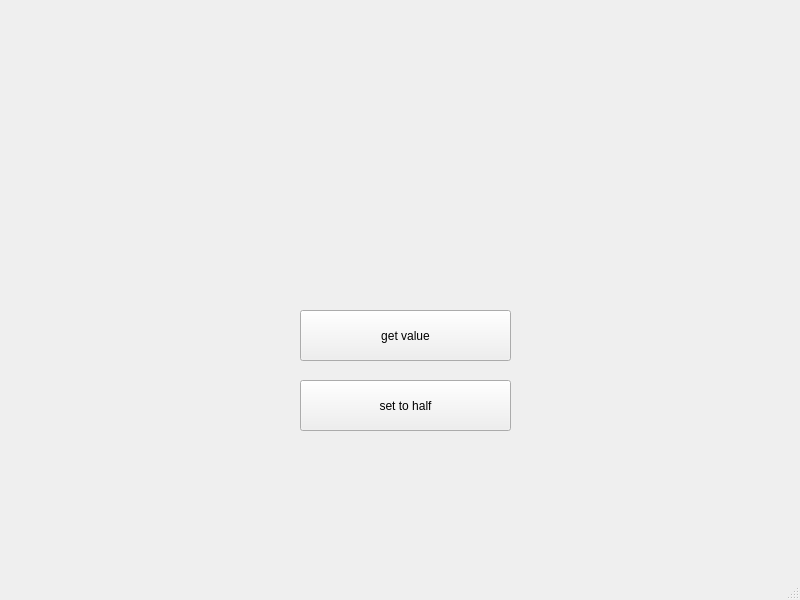
<?xml version="1.0" encoding="UTF-8"?>
<ui version="4.0">
 <class>MainWindow</class>
 <widget class="QMainWindow" name="MainWindow">
  <property name="geometry">
   <rect>
    <x>0</x>
    <y>0</y>
    <width>800</width>
    <height>600</height>
   </rect>
  </property>
  <property name="windowTitle">
   <string>MainWindow</string>
  </property>
  <widget class="QWidget" name="centralwidget">
   <widget class="smallWidget" name="widget" native="true">
    <property name="geometry">
     <rect>
      <x>20</x>
      <y>10</y>
      <width>771</width>
      <height>261</height>
     </rect>
    </property>
   </widget>
   <widget class="QPushButton" name="btn_get">
    <property name="geometry">
     <rect>
      <x>300</x>
      <y>310</y>
      <width>211</width>
      <height>51</height>
     </rect>
    </property>
    <property name="text">
     <string>get value</string>
    </property>
   </widget>
   <widget class="QPushButton" name="btn_set">
    <property name="geometry">
     <rect>
      <x>300</x>
      <y>380</y>
      <width>211</width>
      <height>51</height>
     </rect>
    </property>
    <property name="text">
     <string>set to half</string>
    </property>
   </widget>
  </widget>
  <widget class="QMenuBar" name="menubar">
   <property name="geometry">
    <rect>
     <x>0</x>
     <y>0</y>
     <width>800</width>
     <height>21</height>
    </rect>
   </property>
  </widget>
  <widget class="QStatusBar" name="statusbar"/>
 </widget>
 <customwidgets>
  <customwidget>
   <class>smallWidget</class>
   <extends>QWidget</extends>
   <header location="global">smallwidget.h</header>
   <container>1</container>
  </customwidget>
 </customwidgets>
 <resources/>
 <connections/>
</ui>
